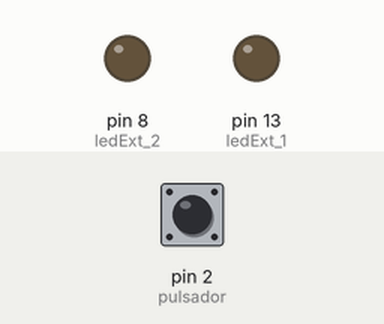
Recording of a sketch running on a simulated Arduino Uno, built with avr-gcc and run on an emulated ATmega328P. On the bench: output pins drawn as LEDs (lit = HIGH). The inputs (shaded band) are chosen by the test bench; at power-on: pin 2 (pulsador) HIGH.

Above: at 1.2 s.
1.3 s: pin 2 (pulsador) pulled LOW for 0.15 s
At 2.2 s:
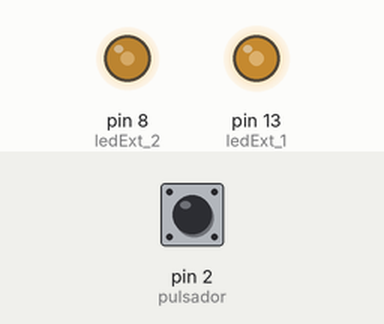
2.9 s: pin 2 (pulsador) pulled LOW for 1 s
At 3.5 s:
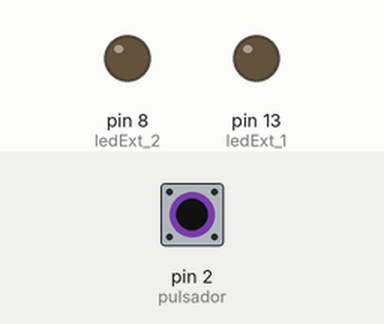
5.4 s: pin 2 (pulsador) pulled LOW for 0.15 s
At 6.6 s:
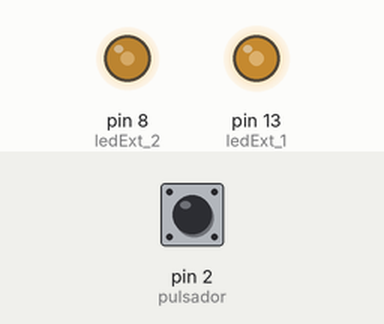
7.0 s: pin 2 (pulsador) pulled LOW for 3.2 s
At 7.8 s:
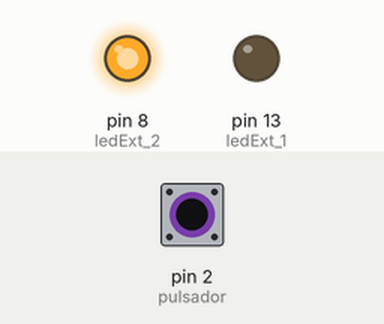
Timing chart, 0 to 10.0 s (numbered marks = the images above; inputs shaded):
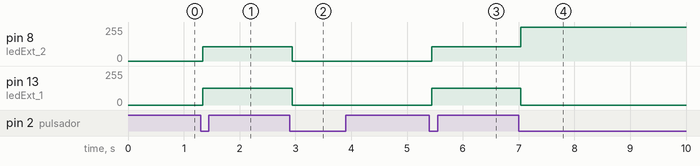

The sketch:

6_-_Blink_condicionado_por_Pulsador.ino
```cpp
// Guía 1 - Herramientas - Hello World
// 6 - Blink condicionado por Pulsador
// Agregue al conexionado un pulsador que permita detener (o deshabilitar) el parpadeo de los leds.

// Defino elementos
#define ledExt_2 8
#define ledExt_1 13 // Led que parpadea a doble de frecuencia
#define pulsador 2

// Variables para el pulsador
int estadoAnterior = -1;
int estadoActual;
bool encendido = false;

// Variables para la función millis()
unsigned long tiempoPrevio = 0;
unsigned long tiempoActual;

const int intervalo = 500; // ms
int caso = 0;

void setup() {
  // Inicializo los leds como salida
  pinMode(ledExt_1, OUTPUT);
  pinMode(ledExt_2, OUTPUT);
  pinMode(pulsador, INPUT_PULLUP);
}

void loop() {

  tiempoActual = millis();
  estadoActual = digitalRead(pulsador);

  if (estadoActual == LOW && estadoAnterior == HIGH){
    cambiarEstadoPulsador();
  }

  estadoAnterior = estadoActual;

  if (encendido == true && tiempoActual - tiempoPrevio >= intervalo){
    parpadeoContrafase();
    caso++;
    if (caso >= 4){
      // Reinicia al primer caso cuando termina el ciclo del semáforo
      caso = 0;
    }

    estadoAnterior = estadoActual;
  }

}

void cambiarEstadoLed(int led){
  // Función para cambiar el estado actual del led que se recibe por parámetro.
  bool estadoLed = not digitalRead(led);
  digitalWrite(led, estadoLed);
}

void cambiarEstadoPulsador(){
  // Función para cambiar el estado actual del led que se recibe por parámetro.
  if(encendido == false){
    encendido = true;
  }
  else{
    encendido = false;
  }
}

void parpadeoContrafase(){
  switch(caso){
    case 0:
      digitalWrite(ledExt_1, HIGH);
      digitalWrite(ledExt_2, HIGH);
      break;

    case 1:
      cambiarEstadoLed(ledExt_1);
      break;

    case 2:
      cambiarEstadoLed(ledExt_2);
      cambiarEstadoLed(ledExt_1);

    case 3:
      cambiarEstadoLed(ledExt_1);
  }
}
```

Measured:
- after the input at 1.3 s, pin 8 (ledExt_2): 0/255 → 108/255 at once; pin 13 (ledExt_1): 0/255 → 126/255 at once
- after the input at 2.9 s, pin 8 (ledExt_2): 108/255 → 0/255 at once; pin 13 (ledExt_1): 126/255 → 0/255 at once
- after the input at 5.4 s, pin 8 (ledExt_2): 0/255 → 108/255 at once; pin 13 (ledExt_1): 0/255 → 126/255 at once
- after the input at 7.0 s, pin 8 (ledExt_2): 108/255 → 255/255 at once; pin 13 (ledExt_1): 126/255 → 0/255 at once
